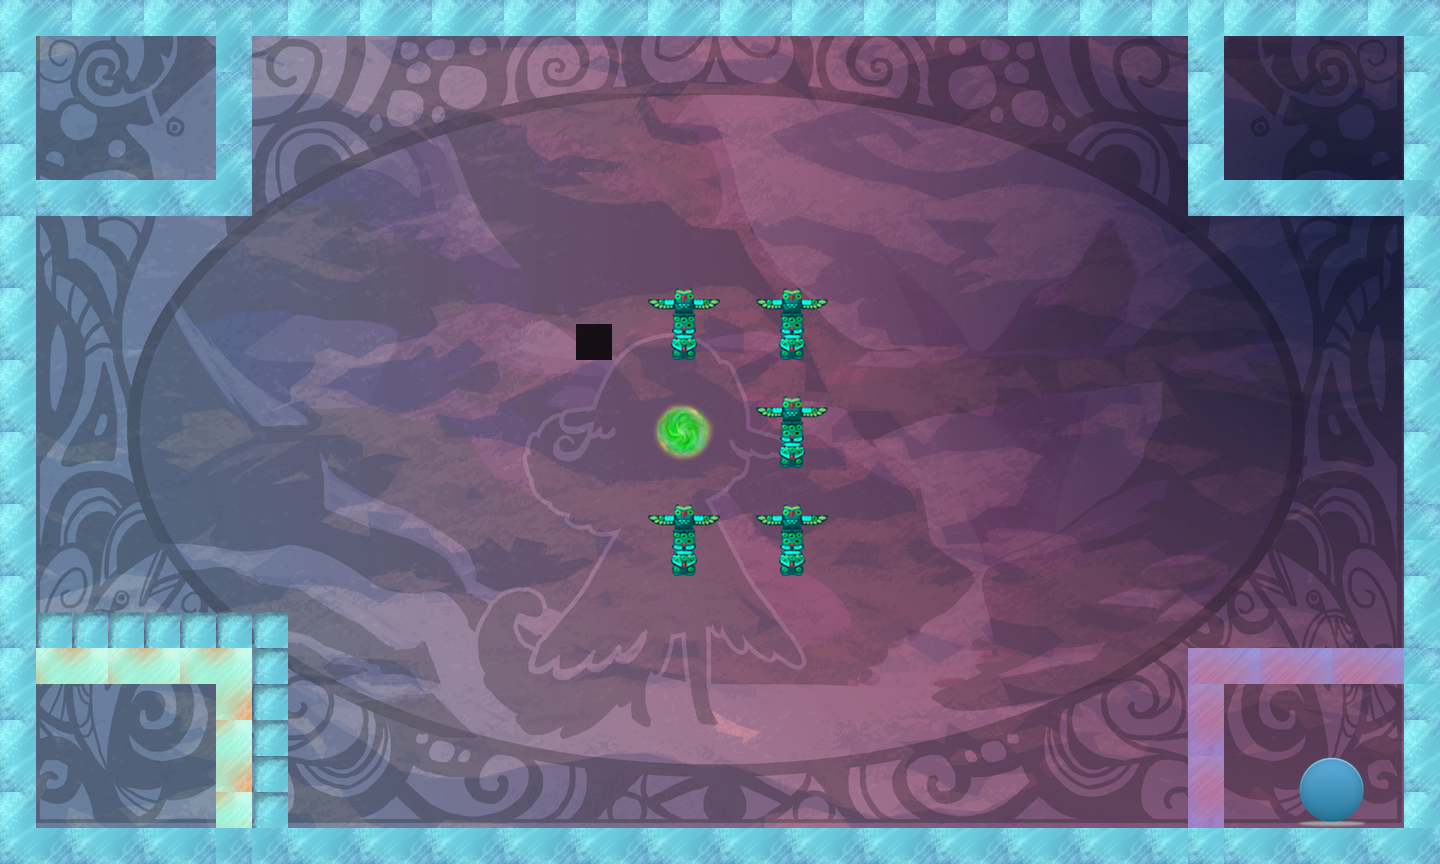

A 2D game scene composited from a Tiled map and its tileset images. What follows is a short description and the map's XML, with each tile layer's data collapsed to a summary:
An orthogonal 40x24 tile map with 36x36 px tiles, 2 tile layers (bg, tiles), 25 tilesets.

<map version="1.0" orientation="orthogonal" width="40" height="24" tilewidth="36" tileheight="36">
 <properties>
  <property name="itemGoal" value="4" />
  <property name="itemSize" value="0" />
  <property name="moveObj" value="1" />
  <property name="playerLocation" value="!json! {&quot;x&quot;: 20, &quot;y&quot;:12 }" />
  <property name="tutorial" value="false" />
 </properties>
 <tileset firstgid="1" name="bg" tilewidth="1440" tileheight="864">
  <tileoffset x="-720" y="432" />
  <image source="../../../art/bg.png" width="1440" height="864" />
 </tileset>
 <tileset firstgid="2" name="redWall" tilewidth="36" tileheight="36">
  <image source="../../../art/redWall.png" width="72" height="72" />
  <tile id="0">
   <properties>
    <property name="bodyType" value="static" />
    <property name="collType" value="solid" />
    <property name="func" value="redWallCollision" />
    <property name="name" value="redWall" />
    <property name="physics:bounce" value="0" />
    <property name="physics:enabled" value="true" />
   </properties>
  </tile>
  <tile id="1">
   <properties>
    <property name="bodyType" value="static" />
    <property name="collType" value="solid" />
    <property name="func" value="redWallCollision" />
    <property name="name" value="redWall" />
    <property name="physics:bounce" value="0" />
    <property name="physics:enabled" value="true" />
   </properties>
  </tile>
  <tile id="2">
   <properties>
    <property name="bodyType" value="static" />
    <property name="collType" value="solid" />
    <property name="func" value="redWallCollision" />
    <property name="name" value="redWall" />
    <property name="physics:bounce" value="0" />
    <property name="physics:enabled" value="true" />
   </properties>
  </tile>
  <tile id="3">
   <properties>
    <property name="bodyType" value="static" />
    <property name="collType" value="solid" />
    <property name="func" value="redWallCollision" />
    <property name="name" value="redWall" />
    <property name="physics:bounce" value="0" />
    <property name="physics:enabled" value="true" />
   </properties>
  </tile>
 </tileset>
 <tileset firstgid="6" name="aura" tilewidth="72" tileheight="72">
  <image source="../../../art/aura.png" width="72" height="72" />
  <tile id="0">
   <properties>
    <property name="bodyType" value="static" />
    <property name="collType" value="passThru" />
    <property name="func" value="blueAuraCollision" />
    <property name="name" value="blueAura" />
    <property name="physics:bounce" value="0" />
    <property name="physics:enabled" value="true" />
   </properties>
  </tile>
 </tileset>
 <tileset firstgid="7" name="rune" tilewidth="72" tileheight="72">
  <image source="../../../art/rune.png" width="72" height="72" />
  <tile id="0">
   <properties>
    <property name="bodyType" value="static" />
    <property name="collType" value="passThru" />
    <property name="func" value="runeCollision" />
    <property name="name" value="rune" />
    <property name="physics:bounce" value="0" />
    <property name="physics:enabled" value="true" />
   </properties>
  </tile>
 </tileset>
 <tileset firstgid="8" name="key" tilewidth="72" tileheight="72">
  <image source="../../../art/antler.png" width="72" height="72" />
  <tile id="0">
   <properties>
    <property name="bodyType" value="static" />
    <property name="collType" value="passThru" />
    <property name="collectible" value="true" />
    <property name="func" value="keyCollision" />
    <property name="name" value="key" />
    <property name="physics:bounce" value="0" />
    <property name="physics:enabled" value="true" />
   </properties>
  </tile>
 </tileset>
 <tileset firstgid="9" name="blueWall" tilewidth="36" tileheight="36">
  <image source="../../../art/blueWall.png" width="72" height="72" />
  <tile id="0">
   <properties>
    <property name="bodyType" value="static" />
    <property name="collType" value="wall" />
    <property name="func" value="blueWallCollision" />
    <property name="name" value="blueWall" />
    <property name="physics:bounce" value="0" />
    <property name="physics:enabled" value="true" />
   </properties>
  </tile>
  <tile id="1">
   <properties>
    <property name="bodyType" value="static" />
    <property name="collType" value="wall" />
    <property name="func" value="blueWallCollision" />
    <property name="name" value="blueWall" />
    <property name="physics:bounce" value="0" />
    <property name="physics:enabled" value="true" />
   </properties>
  </tile>
  <tile id="2">
   <properties>
    <property name="bodyType" value="static" />
    <property name="collType" value="wall" />
    <property name="func" value="blueWallCollision" />
    <property name="name" value="blueWall" />
    <property name="physics:bounce" value="0" />
    <property name="physics:enabled" value="true" />
   </properties>
  </tile>
  <tile id="3">
   <properties>
    <property name="bodyType" value="static" />
    <property name="collType" value="wall" />
    <property name="func" value="blueWallCollision" />
    <property name="name" value="blueWall" />
    <property name="physics:bounce" value="0" />
    <property name="physics:enabled" value="true" />
   </properties>
  </tile>
 </tileset>
 <tileset firstgid="13" name="greenWall" tilewidth="36" tileheight="36">
  <image source="../../../art/greenWall.png" width="72" height="72" />
  <tile id="0">
   <properties>
    <property name="bodyType" value="static" />
    <property name="collType" value="solid" />
    <property name="func" value="greenWallCollision" />
    <property name="name" value="greenWall" />
    <property name="physics:bounce" value="0" />
    <property name="physics:enabled" value="static" />
   </properties>
  </tile>
  <tile id="1">
   <properties>
    <property name="bodyType" value="static" />
    <property name="collType" value="solid" />
    <property name="func" value="greenWallCollision" />
    <property name="name" value="greenWall" />
    <property name="physics:bounce" value="0" />
    <property name="physics:enabled" value="true" />
   </properties>
  </tile>
  <tile id="2">
   <properties>
    <property name="bodyType" value="static" />
    <property name="collType" value="solid" />
    <property name="func" value="greenWallCollision" />
    <property name="name" value="greenWall" />
    <property name="physics:bounce" value="0" />
    <property name="physics:enabled" value="true" />
   </properties>
  </tile>
  <tile id="3">
   <properties>
    <property name="bodyType" value="static" />
    <property name="collType" value="solid" />
    <property name="func" value="greenWallCollision" />
    <property name="name" value="greenWall" />
    <property name="physics:bounce" value="0" />
    <property name="physics:enabled" value="true" />
   </properties>
  </tile>
 </tileset>
 <tileset firstgid="17" name="lockedDoor" tilewidth="72" tileheight="72">
  <image source="../../../art/lockeddoor.png" width="72" height="72" />
  <tile id="0">
   <properties>
    <property name="bodyType" value="static" />
    <property name="collType" value="solid" />
    <property name="func" value="lockedDoorCollision" />
    <property name="name" value="lockedDoor" />
    <property name="physics:bounce" value="0" />
    <property name="physics:enabled" value="true" />
   </properties>
  </tile>
 </tileset>
 <tileset firstgid="18" name="runeblue" tilewidth="72" tileheight="72">
  <image source="../../../art/runeblue.png" width="72" height="72" />
  <tile id="0">
   <properties>
    <property name="bodyType" value="static" />
    <property name="collType" value="passThru" />
    <property name="func" value="runeCollision" />
    <property name="name" value="blueRune" />
    <property name="physics:bounce" value="0" />
    <property name="physics:enabled" value="true" />
   </properties>
  </tile>
 </tileset>
 <tileset firstgid="19" name="runegreen" tilewidth="72" tileheight="72">
  <image source="../../../art/runegreen.png" width="72" height="72" />
  <tile id="0">
   <properties>
    <property name="bodyType" value="static" />
    <property name="collType" value="passThru" />
    <property name="func" value="runeCollision" />
    <property name="name" value="greenRune" />
    <property name="physics:bounce" value="0" />
    <property name="physics:enabled" value="true" />
   </properties>
  </tile>
 </tileset>
 <tileset firstgid="20" name="runepink" tilewidth="72" tileheight="72">
  <image source="../../../art/runepink.png" width="72" height="72" />
  <tile id="0">
   <properties>
    <property name="bodyType" value="static" />
    <property name="collType" value="passThru" />
    <property name="func" value="runeCollision" />
    <property name="name" value="pinkRune" />
    <property name="physics:bounce" value="0" />
    <property name="physics:enabled" value="true" />
   </properties>
  </tile>
 </tileset>
 <tileset firstgid="21" name="runepurple" tilewidth="72" tileheight="72">
  <image source="../../../art/runepurple.png" width="72" height="72" />
  <tile id="0">
   <properties>
    <property name="bodyType" value="static" />
    <property name="collType" value="passThru" />
    <property name="func" value="runeCollision" />
    <property name="name" value="purpleRune" />
    <property name="physics:bounce" value="0" />
    <property name="physics:enabled" value="true" />
   </properties>
  </tile>
 </tileset>
 <tileset firstgid="22" name="runeyellow" tilewidth="72" tileheight="72">
  <image source="../../../art/runeyellow.png" width="72" height="72" />
  <tile id="0">
   <properties>
    <property name="bodyType" value="static" />
    <property name="collType" value="passThru" />
    <property name="func" value="runeCollision" />
    <property name="name" value="yellowRune" />
    <property name="physics:bounce" value="0" />
    <property name="physics:enabled" value="true" />
   </properties>
  </tile>
 </tileset>
 <tileset firstgid="23" name="greenAura1" tilewidth="72" tileheight="72">
  <image source="../../../art/greenaura1.png" width="72" height="72" />
  <tile id="0">
   <properties>
    <property name="bodyType" value="static" />
    <property name="collType" value="passThru" />
    <property name="func" value="greenAuraCollision" />
    <property name="name" value="greenAura" />
    <property name="physics:bounce" value="0" />
    <property name="physics:enabled" value="true" />
   </properties>
  </tile>
 </tileset>
 <tileset firstgid="24" name="greenAura2" tilewidth="72" tileheight="72">
  <image source="../../../art/greenaura2.png" width="72" height="72" />
  <tile id="0">
   <properties>
    <property name="bodyType" value="static" />
    <property name="collType" value="passThru" />
    <property name="func" value="greenAuraCollision" />
    <property name="name" value="greenAura" />
    <property name="physics:bounce" value="0" />
    <property name="physics:enabled" value="true" />
   </properties>
  </tile>
 </tileset>
 <tileset firstgid="25" name="whiteAura" tilewidth="72" tileheight="72">
  <image source="../../../art/whiteaura.png" width="72" height="72" />
  <tile id="0">
   <properties>
    <property name="bodyType" value="static" />
    <property name="collType" value="passThru" />
    <property name="func" value="whiteAuraCollision" />
    <property name="name" value="whiteAura" />
    <property name="physics:bounce" value="0" />
    <property name="physics:enabled" value="true" />
   </properties>
  </tile>
 </tileset>
 <tileset firstgid="26" name="redAura" tilewidth="72" tileheight="72">
  <image source="../../../art/redaura.png" width="72" height="72" />
  <tile id="0">
   <properties>
    <property name="bodyType" value="static" />
    <property name="collType" value="passThru" />
    <property name="func" value="redAuraCollision" />
    <property name="name" value="redAura" />
    <property name="physics:bounce" value="0" />
    <property name="physics:enabled" value="true" />
   </properties>
  </tile>
 </tileset>
 <tileset firstgid="27" name="redAura1" tilewidth="72" tileheight="72">
  <image source="../../../art/redaura1.png" width="72" height="72" />
  <tile id="0">
   <properties>
    <property name="bodyType" value="static" />
    <property name="collType" value="passThru" />
    <property name="func" value="redAuraCollision" />
    <property name="name" value="redAura" />
    <property name="physics:bounce" value="0" />
    <property name="physics:enabled" value="true" />
   </properties>
  </tile>
 </tileset>
 <tileset firstgid="28" name="redAura2" tilewidth="72" tileheight="72">
  <image source="../../../art/redaura2.png" width="72" height="72" />
  <tile id="0">
   <properties>
    <property name="bodyType" value="static" />
    <property name="collType" value="passThru" />
    <property name="func" value="redAuraCollision" />
    <property name="name" value="redAura" />
    <property name="physics:bounce" value="0" />
    <property name="physics:enabled" value="true" />
   </properties>
  </tile>
 </tileset>
 <tileset firstgid="29" name="blackWall" tilewidth="72" tileheight="72">
  <image source="../../../art/blackWall.png" width="72" height="72" />
 </tileset>
 <tileset firstgid="30" name="whiteWall" tilewidth="36" tileheight="36">
  <image source="../../../art/whiteWall.png" width="72" height="72" />
  <tile id="0">
   <properties>
    <property name="bodyType" value="static" />
    <property name="collType" value="solid" />
    <property name="func" value="whiteWallCollision" />
    <property name="name" value="whiteWall" />
    <property name="physics:bounce" value="0" />
    <property name="physics:enabled" value="true" />
   </properties>
  </tile>
 </tileset>
 <tileset firstgid="34" name="switch" tilewidth="72" tileheight="72">
  <image source="../../../art/switch.png" width="72" height="72" />
  <tile id="0">
   <properties>
    <property name="bodyType" value="static" />
    <property name="collType" value="passThru" />
    <property name="func" value="switchCollision" />
    <property name="name" value="switch" />
    <property name="physics:bounce" value="0" />
    <property name="physics:enabled" value="true" />
   </properties>
  </tile>
 </tileset>
 <tileset firstgid="35" name="totem" tilewidth="72" tileheight="72">
  <image source="../../../art/totem.png" width="72" height="72" />
  <tile id="0">
   <properties>
    <property name="bodyType" value="static" />
    <property name="collType" value="passThru" />
    <property name="func" value="totemCollision" />
    <property name="name" value="totem" />
    <property name="physics:bounce" value="0" />
    <property name="physics:enabled" value="true" />
   </properties>
  </tile>
 </tileset>
 <tileset firstgid="36" name="switchWall" tilewidth="36" tileheight="36">
  <image source="../../../art/blueWall2.png" width="72" height="72" />
  <tile id="0">
   <properties>
    <property name="bodyType" value="static" />
    <property name="collType" value="passThru" />
    <property name="func" value="switchWallCollision" />
    <property name="name" value="switchWall" />
    <property name="physics:bounce" value="0" />
    <property name="physics:enabled" value="true" />
   </properties>
  </tile>
 </tileset>
 <tileset firstgid="40" name="blackWall" tilewidth="36" tileheight="36">
  <image source="../../../art/blackWall.png" width="72" height="72" />
  <tile id="0">
   <properties>
    <property name="bodyType" value="static" />
    <property name="collType" value="wall" />
    <property name="func" value="downWallCollision" />
    <property name="name" value="downWall" />
    <property name="physics:bounce" value="0" />
    <property name="physics:enabled" value="true" />
   </properties>
  </tile>
 </tileset>
 <layer name="bg" width="40" height="24">
  <data>[960 cells, 1 non-empty, 1 distinct tile ids]</data>
 </layer>
 <layer name="tiles" width="40" height="24">
  <data>[960 cells, 184 non-empty, 15 distinct tile ids]</data>
 </layer>
</map>
